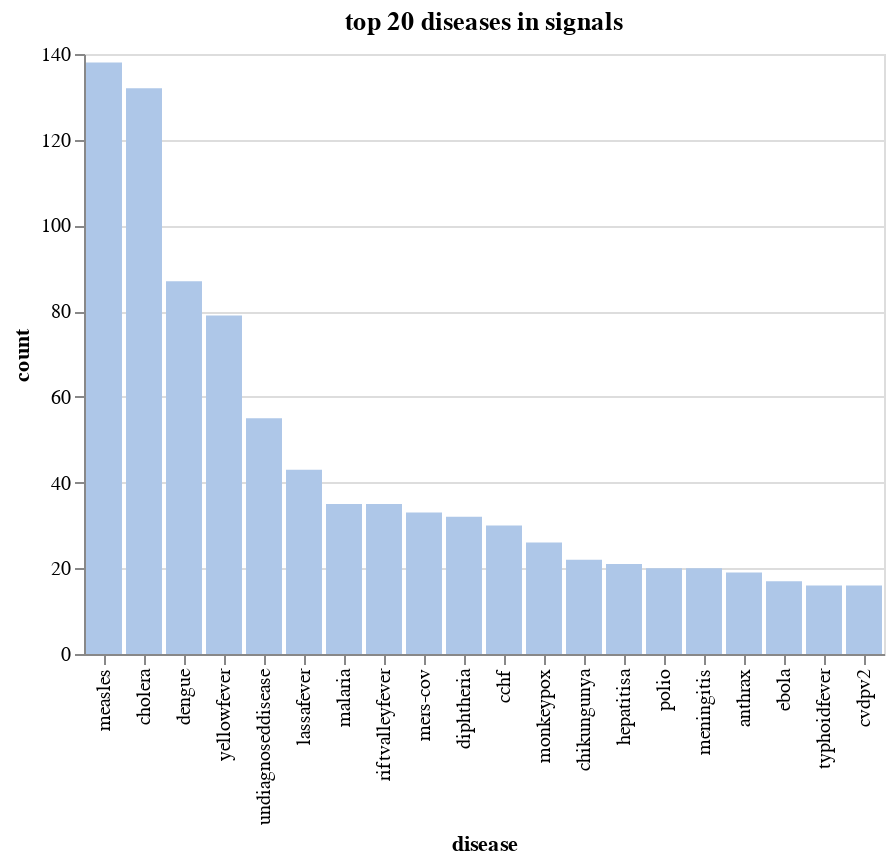

Source (notebook cell):
### Code cell
highlight = alt.selection(type = 'single', on = 'mouseover', 
                          fields = ['disease'])
disease_count_plot = alt.Chart(disease_count.iloc[0:20],
                               title = 'top 20 diseases in signals').mark_bar().encode(
    x = alt.Y('disease', sort = None),
    y = 'count',
    tooltip = ['disease', 'count'],
    color = alt.condition(~highlight, alt.value('#1f77b4'), 
                          alt.value('#aec7e8'))
).add_selection(
    highlight
)
display(disease_count_plot)
disease_count_plot.save(plot_dir+'/signals_disease_count.html')

### Figure 1 — Vega-Lite specification as saved in the notebook (floating-point values rounded to 4 significant figures)
{"$schema": "https://vega.github.io/schema/vega-lite/v3.3.0.json", "config": {"mark": {"tooltip": null}, "view": {"height": 300, "width": 400}}, "data": {"name": "data-e0615eeca04edd2d4924808e80cd6bba"}, "datasets": {"data-e0615eeca04edd2d4924808e80cd6bba": [{"count": 138, "disease": "measles"}, {"count": 132, "disease": "cholera"}, {"count": 87, "disease": "dengue"}, {"count": 79, "disease": "yellowfever"}, {"count": 55, "disease": "undiagnoseddisease"}, {"count": 43, "disease": "lassafever"}, {"count": 35, "disease": "malaria"}, {"count": 35, "disease": "riftvalleyfever"}, {"count": 33, "disease": "mers-cov"}, {"count": 32, "disease": "diphtheria"}, {"count": 30, "disease": "cchf"}, {"count": 26, "disease": "monkeypox"}, {"count": 22, "disease": "chikungunya"}, {"count": 21, "disease": "hepatitisa"}, {"count": 20, "disease": "polio"}, {"count": 20, "disease": "meningitis"}, {"count": 19, "disease": "anthrax"}, {"count": 17, "disease": "ebola"}, {"count": 16, "disease": "typhoidfever"}, {"count": 16, "disease": "cvdpv2"}]}, "encoding": {"color": {"condition": {"selection": {"not": "selector001"}, "value": "#1f77b4"}, "value": "#aec7e8"}, "tooltip": [{"field": "disease", "type": "nominal"}, {"field": "count", "type": "quantitative"}], "x": {"field": "disease", "sort": null, "type": "nominal"}, "y": {"field": "count", "type": "quantitative"}}, "mark": "bar", "selection": {"selector001": {"fields": ["disease"], "on": "mouseover", "type": "single"}}, "title": "top 20 diseases in signals"}
